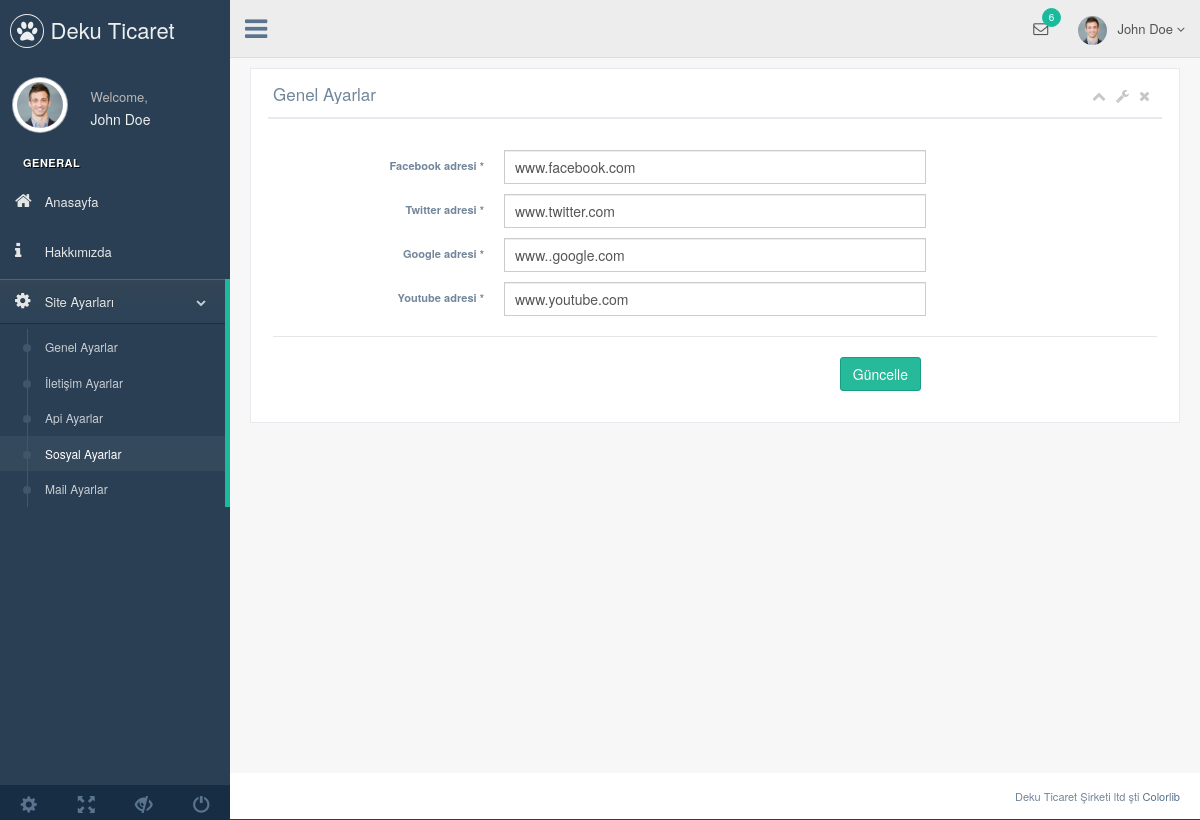
/admin/production/sosyal-ayar.php, run on an earlier commit of the app's database.
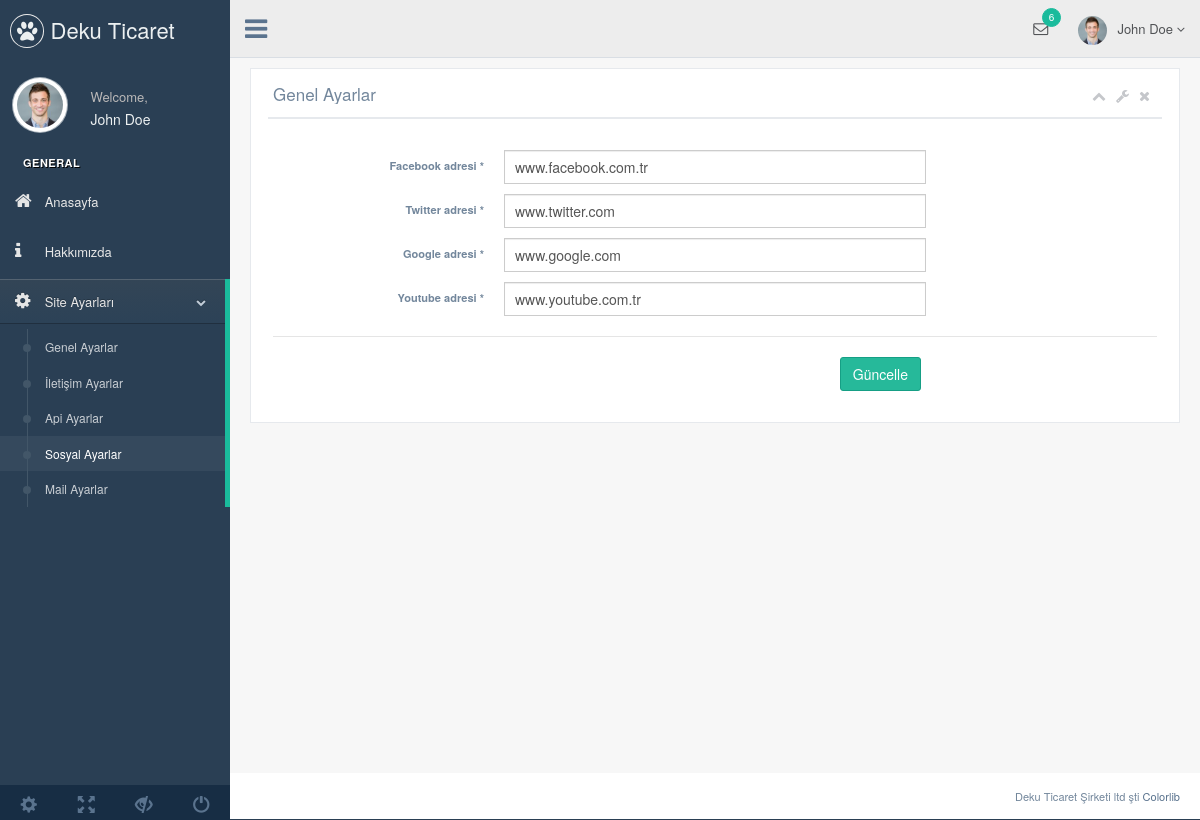
And on a later commit of the database.
### tables this page shows
CREATE TABLE `ayar` (
  `ayar_id` int(11) NOT NULL,
  `ayar_logo` varchar(250) NOT NULL,
  `ayar_title` varchar(50) NOT NULL,
  `ayar_description` varchar(50) NOT NULL,
  `ayar_keywords` varchar(50) NOT NULL,
  `ayar_author` varchar(50) NOT NULL,
  `ayar_tel` varchar(50) NOT NULL,
  `ayar_gsm` varchar(50) NOT NULL,
  `ayar_faks` varchar(50) NOT NULL,
  `ayar_mail` varchar(50) NOT NULL,
  `ayar_ilce` varchar(50) NOT NULL,
  `ayar_il` varchar(50) NOT NULL,
  `ayar_adress` varchar(250) NOT NULL,
  `ayar_mesai` varchar(250) NOT NULL,
  `ayar_maps` varchar(250) NOT NULL,
  `ayar_analystic` varchar(50) NOT NULL,
  `ayar_zopim` varchar(250) NOT NULL,
  `ayar_facebook` varchar(50) NOT NULL,
  `ayar_twitter` varchar(50) NOT NULL,
  `ayar_google` varchar(50) NOT NULL,
  `ayar_youtube` varchar(50) NOT NULL,
  `ayar_smtphost` varchar(50) NOT NULL,
  `ayar_smtpuser` varchar(50) NOT NULL,
  `ayar_smtppassword` varchar(50) NOT NULL,
  `ayar_smtpport` varchar(50) NOT NULL,
  `ayar_bakim` enum('0','1') NOT NULL DEFAULT '1'
);

### admin/production/sosyal-ayar.php (the view, shortened to what this page needs)
<?php
require_once 'header.php';
?>
<div class="right_col" role="main">
  <div class="">
    <div class="row">
      <div class="col-md-12 col-sm-12 col-xs-12">
        <div class="x_panel">
          <div class="x_title">
            <h2>Genel Ayarlar
              <small>
            </h2>
            <ul class="nav navbar-right panel_toolbox">
              <li><a class="collapse-link"><i class="fa fa-chevron-up"></i></a>
              </li>
              <li class="dropdown">
                <a href="#" class="dropdown-toggle" data-toggle="dropdown" role="button" aria-expanded="false"><i class="fa fa-wrench"></i></a>
              </li>
              <li><a class="close-link"><i class="fa fa-close"></i></a>
              </li>
            </ul>
            <div class="clearfix"></div>
          </div>
          <div class="x_content">
            <br />
            <form action="../nesting/islem.php" method="POST" id="demo-form2" data-parsley-validate class="form-horizontal form-label-left">
              <div class="form-group">
                <label class="control-label col-md-3 col-sm-3 col-xs-12" for="first-name">Facebook adresi <span class="required">*</span>
                </label>
                <div class="col-md-6 col-sm-6 col-xs-12">
                  <input value="<?php echo $ayarcek['ayar_facebook'] ?>" name="ayar_facebook" type="text" id="first-name" required="required" class="form-control col-md-7 col-xs-12">
                </div>
              </div>
              <div class="form-group">
                <label class="control-label col-md-3 col-sm-3 col-xs-12" for="first-name">Twitter adresi <span class="required">*</span>
                </label>
                <div class="col-md-6 col-sm-6 col-xs-12">
                  <input value="<?php echo $ayarcek['ayar_twitter'] ?>" name="ayar_twitter" type="text" id="first-name" required="required" class="form-control col-md-7 col-xs-12">
                </div>
              </div>
              <div class="form-group">
                <label class="control-label col-md-3 col-sm-3 col-xs-12" for="first-name">Google adresi <span class="required">*</span>
                </label>
                <div class="col-md-6 col-sm-6 col-xs-12">
                  <input value="<?php echo $ayarcek['ayar_google'] ?>" name="ayar_google" type="text" id="first-name" required="required" class="form-control col-md-7 col-xs-12">
                </div>
              </div>
              <div class="form-group">
                <label class="control-label col-md-3 col-sm-3 col-xs-12" for="first-name">Youtube adresi <span class="required">*</span>
                </label>
                <div class="col-md-6 col-sm-6 col-xs-12">
                  <input value="<?php echo $ayarcek['ayar_youtube'] ?>" name="ayar_youtube" type="text" id="first-name" required="required" class="form-control col-md-7 col-xs-12">
                </div>
              </div>
              <div class="ln_solid"></div>
              <div class="form-group">
                <div class="col-md-6 col-sm-6 col-xs-12 col-md-offset-3 text-right">
                  <button type="submit" name="sosyalayarkaydet" class="btn btn-success">Güncelle</button>
                </div>
              </div>
            </form>
          </div>
        </div>
      </div>
    </div>
  </div>
</div>
<?php
require_once 'footer.php';
?>

What changed in the data, as far as the page shows it:
changed ayar "www.twitter.com": ayar_facebook "www.facebook.com" → "www.facebook.com.tr"; ayar_google "www..google.com" → "www.google.com"; ayar_youtube "www.youtube.com" → "www.youtube.com.tr"
